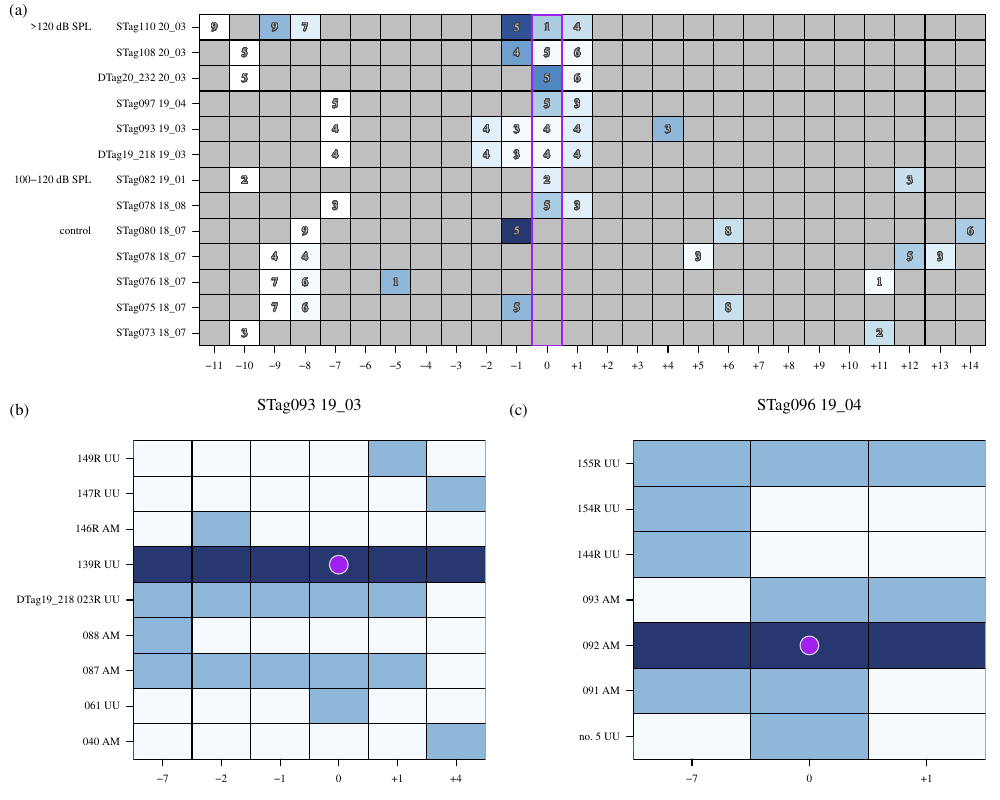

Write the R code that produced this figure.
###
# social_summary.r
# take a look at group dynamics around cees



### helper functions
# plot pretty (a), (b), ..., etc. legends on par multipanel plots
addsubplotleg <- function(lab, cex = 1.5, ...) {
  devin <- dev.size("in")
  x <- grconvertX(c(0, devin[1]), from = "in", to = "user")
  y <- grconvertY(c(0, devin[2]), from = "in", to = "user")
  
  fig <- par('fig')
  x <- x[1] + (x[2] - x[1]) * fig[1:2]
  y <- y[1] + (y[2] - y[1]) * fig[3:4]
  
  x <- x[1] + strwidth(lab, cex = cex)
  y <- y[2] - strheight(lab, cex = cex)
  text(x, y, lab, cex = cex, xpd = NA, ...)
}



### load data
cee <- read.table("../../00_data_input/cee/cee_metadata_flat.csv", header = TRUE, sep = ',', stringsAsFactors = FALSE)
tagmeta <- read.table("../../01_shared_data_products/filter_sattag/metadata.csv", header = TRUE, sep = ',', stringsAsFactors = FALSE)
rls <- read.table("../../01_shared_data_products/event_manifest/exposure_events.csv", header = TRUE, sep = ',', stringsAsFactors = FALSE)

key <- read.table("00_data/grp_sightings_before_during_after.csv", header = TRUE, sep = ',', stringsAsFactors = FALSE)
sight <- read.table("00_data/dumldb_indivsighting_prep.csv", header = TRUE, sep = ',', stringsAsFactors = FALSE)
agesex <- read.table("00_data/zca_sex_20240103_DMW.csv", header = TRUE, sep = ',', stringsAsFactors = FALSE)

# make an rl key
rlkey <- paste(rls$deployid, rls$cee_id)
rlkey <- sub("_DUML", "", sub("Zc", "", rlkey))
 
# make sighting key and format date
sight$date_posix <- as.POSIXct(sight$Date, tz = "UTC", format = "%m/%d/%Y")
sight$key <- paste(format(sight$date_posix, "%Y%m%d"), toupper(sight$Sightno), sep = "_")

# formalize id names
key$Photo.ID <- paste0(key$Photo.ID, "_HAT")

# save matrices
info <- list()

for(i in 1:nrow(key)) {
  cur <- key[i, ]
  
  sightlist <- strsplit(c(cur$PRE, cur$CEE, cur$AFTER), " ")
  sightvec <- unlist(sightlist)
  
  ids <- list()
  for(s in 1:length(sightvec)) {
    ids[[s]] <- sight$id_code[sight$key == sightvec[s]]
  }
  
  allids <- sort(unique(unlist(ids)))
  
  sightmat <- matrix(0, length(allids), length(sightvec))
  colnames(sightmat) <- sightvec
  rownames(sightmat) <- allids
  
  # to highlight row and col of focal and the exposure
  exposuremat <- sightmat
  exposuremat[, which(colnames(exposuremat) %in% sightlist[[2]])] <- 1
  
  focalmat <- sightmat
  focalmat[which(rownames(focalmat) == key$Photo.ID[i]), ] <- 1

  # populate sightmat
  for(s in 1:length(ids)) {
    curids <- ids[[s]]
    
    sightmat[curids, s] <- 1
  }
  
  # only take the max count sighting from each day
  # if sighting names are the same it takes the first
  # this is not sorted by time though
  sight_days <- sapply(strsplit(colnames(sightmat), "_"), '[[', 1)
  
  dese <- unlist(lapply(lapply(split(colSums(sightmat), sight_days), which.max), names))
  sightmat <- sightmat[, dese]
  focalmat <- focalmat[, dese]
  
  # set to NA anything that has no sightings in it (only would be a cee without obs)
  sightmat[, colSums(sightmat) == 0] <- NA
  
  # calculate lags
  # only include sightings that are within +/- 14 days
  sight_days <- sapply(strsplit(colnames(sightmat), "_"), '[[', 1)
  dates <- as.Date(sight_days, format = "%Y%m%d")
  cee_date <- as.Date(as.character(cur$CEE.Date.1), format = "%Y%m%d")
  lags <- dates - cee_date
  dese <- abs(lags) <= 14
  
  sightmat <- sightmat[, dese]
  focalmat <- focalmat[, dese]
  
  # if a row doesn't have any sightings remove it
  focalmat <- focalmat[rowSums(sightmat, na.rm = TRUE) != 0, ]
  sightmat <- sightmat[rowSums(sightmat, na.rm = TRUE) != 0, ]
  
  xx <- seq(0, 1, length = ncol(sightmat))
  yy <- seq(0, 1, length = nrow(sightmat))
  
  # make the rownames labels shorter
  rnames <- rownames(sightmat)
  rnames <- sub("Zca_", "", rnames)
  rnames <- sub("_HAT", "", rnames)
  rnames[grep("Rakes", rnames)] <- paste0(sub("Rakes_", "", rnames[grep("Rakes", rnames)]), 'R')
  rnames <- sapply(strsplit(rnames, "_"), function(x) x[length(x)])
  rnames <- sub("Number", "no", rnames)
  
  # match any tag ids
  rownames_labs <- rnames
  rownames_labs <- sub("NA ", "", rownames_labs)
  
  # match agesex info
  matches <- match(rownames(sightmat), paste0(agesex$ID, "_HAT"))
  agesex_lab <- paste0(agesex$Age.Class[matches], agesex$Sex[matches])
  agesex_lab <- gsub("NA", "", agesex_lab)
  agesex_lab <- gsub(" ", "", agesex_lab)
  agesex_lab <- gsub("Unknown", "U", agesex_lab)
  agesex_lab <- sub("Adult", "A", agesex_lab)
  agesex_lab <- sub("Male", "M", agesex_lab)
  agesex_lab <- sub("Female", "F", agesex_lab)
  
  rownames_labs <- paste(rownames_labs, agesex_lab)
  
  # calculate +/- days from cee
  sight_days <- sapply(strsplit(colnames(sightmat), "_"), '[[', 1)
  dates <- as.Date(sight_days, format = "%Y%m%d")
  cee_date <- as.Date(as.character(cur$CEE.Date.1), format = "%Y%m%d")
  lags <- dates - cee_date
  
  # calculate percent change
  # add a faux col to the beginning where no one is sighting
  sightmat <- sightmat[, colSums(apply(sightmat, 2, is.na)) == 0]
  sightmat_faux <- cbind(-1, sightmat)
  
  if(ncol(sightmat_faux) > 2) {
    sight_days <- sapply(strsplit(colnames(sightmat), "_"), '[[', 1)
    dates <- as.Date(sight_days, format = "%Y%m%d")
    cee_date <- as.Date(as.character(cur$CEE.Date.1), format = "%Y%m%d")
    lags <- dates - cee_date
      
    diffmat <- sightmat_faux[, 2:ncol(sightmat_faux)] != sightmat_faux[, 1:(ncol(sightmat_faux) - 1 )]
    grpsize <- colSums(sightmat)
    changes <- colSums(diffmat)
    time_la <- as.numeric(lags - min(lags))
    totchan <- sum(changes[2:length(changes)]) 
    pchange <- changes / time_la / totchan / (ncol(diffmat) - 1)
    pchange[1] <- NA
    names(pchange) <- lags
    
    changes[1] <- NA
    names(changes) <- lags
    
    info[[i]] <- list(
      pchange = pchange,
      rawchange = changes,
      grpsize = grpsize,
      cee_date = as.character(format(cee_date, "%Y%m%d")),
      id = cur$Tag.ID,
      sightmat = sightmat,
      focalmat = focalmat,
      sightlist = sightlist,
      i = i,
      xx = xx,
      yy = yy,
      cur = cur,
      rownames_labs = rownames_labs
    )
  }
}

# prepare for plotting
info <- info[!sapply(info, is.null)]
sightmats <- lapply(info, '[[', 'rawchange')
grpsizes  <- lapply(info, '[[', 'grpsize')


lags <- lapply(sightmats, function(x) as.numeric(names(x)))
lags.old <- lags

# this is we want to squish the days without reference to
# actual time elapsed
lags <- lapply(lags, function(x) {
  before <- x[x < 0]
  before <- rev(seq(-1, -length(before), by = -1))
  after <- x[x > 0]
  if(length(after) > 0) {
    after <- seq(1, length(after), by = 1)
  } else {
    after <- NULL
  }
  
  zero <- NULL
  if(length(which(x == 0)) != 0) zero <- 0
  
  c(before, zero, after)  
})

# lets use actual time for now
lags <- lags.old

alllags <- seq(min(unlist(lags)), max(unlist(lags)), by = 1)

bigmat <- matrix(NA, nrow = length(sightmats), ncol = length(alllags))
grpmat <- bigmat

colnames(bigmat) <- alllags
colnames(grpmat) <- alllags

for(i in 1:length(sightmats)) {
  cur <- sightmats[[i]]
  grp <- grpsizes[[i]]
  
  bigmat[i, as.character(lags[[i]])] <- cur
  grpmat[i, as.character(lags[[i]])] <- grp
}
 
bigmat <- bigmat[-3, ]
grpmat <- grpmat[-3, ]
info <- info[-3]


# add in cee labels
ceeid <- cee$cee_id[match(sapply(info, '[[', 'cee_date'), cee$date_YYYYMMDD)]
ceetype <- cee$cee_type[match(sapply(info, '[[', 'cee_date'), cee$date_YYYYMMDD)]
deployid  <- sapply(info, '[[', 'id')
deployid <- sub("Zc", "", deployid)
deployid <- sub("^_", "", deployid)

matches <- match(paste(deployid, ceeid), rlkey)
rl_bins <- rls$rl_bin[matches]
rl_bins <- factor(rl_bins, levels = c("control", "<100", "100-120", ">120"))

rownames(bigmat) <- paste(deployid, ceeid, paste0("(", rl_bins, ")"))

oo <- order(rl_bins)
bigmat <- bigmat[oo, ]
grpmat <- grpmat[oo, ]



### social summary plot
pdf("social_summary.pdf", width = 10, height = 8)

lay <- layout(matrix(c(rep(1, 4), rep(2, 2), rep(3, 2)), nrow = 2, ncol = 4, byrow = TRUE))
par(mar = c(4.1, 15.1, 1.1, 1.1), family = "serif")



### big matrix
image(t(bigmat), axes = FALSE, col = hcl.colors(10, "blues", rev = TRUE))

# add in grey boxes for the NAs
greymat <- grpmat*0
greymat[is.na(grpmat)] <- 1
image(t(greymat), add = TRUE, col = c(NA, "grey75"))


# fix names
rownames(bigmat) <- gsub("Tag", "STag", rownames(bigmat))
rownames(bigmat) <- sub("19_218a", "DTag19_218", rownames(bigmat))
rownames(bigmat) <- sub("20_232a", "DTag20_232", rownames(bigmat))


rownames(bigmat)[rev(grep(">120", rownames(bigmat)))[1]] <- paste(      ">120 dB SPL        ", rownames(bigmat)[rev(grep(">120", rownames(bigmat)))[1]])
rownames(bigmat)[rev(grep("100-120", rownames(bigmat)))[1]] <- paste("100-120 dB SPL        ", rownames(bigmat)[rev(grep("100-120", rownames(bigmat)))[1]])
rownames(bigmat)[rev(grep("<100", rownames(bigmat)))[1]] <- paste(      "<100 dB SPL        ", rownames(bigmat)[rev(grep("<100", rownames(bigmat)))[1]])
rownames(bigmat)[rev(grep("control", rownames(bigmat)))[1]] <- paste(       "control        ", rownames(bigmat)[rev(grep("control", rownames(bigmat)))[1]])

rownames(bigmat) <- gsub(".\\(>120\\)$", "", rownames(bigmat))
rownames(bigmat) <- gsub(".\\(100-120\\)$", "", rownames(bigmat))
rownames(bigmat) <- gsub(".\\(control\\)$", "", rownames(bigmat))

modifiers <- rep("", length(colnames(bigmat)))
modifiers[sign(as.numeric(colnames(bigmat))) == 1] <- "+"
laglabels <- paste0(modifiers, colnames(bigmat))

box()
axis(1, at = seq(0, 1, length = ncol(bigmat)), lab = laglabels)
axis(2, at = seq(0, 1, length = nrow(bigmat)), lab = rownames(bigmat), las  = 1)
usr <- par('usr')
abline(v = seq(usr[1], usr[2], length = ncol(bigmat) + 1))
abline(h = seq(usr[3], usr[4], length = nrow(bigmat) + 1))

abline(v = seq(usr[1], usr[2], length = ncol(bigmat) + 1)[12:13], col = "purple", lwd = 2)

xx <- seq(usr[1], usr[2], length = ncol(bigmat) + 1)[12:13]
yy <- seq(usr[3], usr[4], length = nrow(bigmat) + 1)[c(1, nrow(bigmat) + 1)]

# LWD IS DEVICE SPECIFIC SO MIGHT HAVE TO ADJUST ON FINAL PDF OUTPUT
YYNUDGE <- 0.002

segments(xx[1], yy[1], xx[2], yy[1], lwd = 2, col = "purple")
segments(xx[1], yy[2]-YYNUDGE, xx[2], yy[2]-YYNUDGE, lwd = 2, col = "purple")

xx <- seq(0, 1, length = ncol(bigmat))
yy <- seq(0, 1, length = nrow(bigmat))

for(cc in 1:length(xx)) {
  for(rr in 1:length(yy)) {
    TeachingDemos::shadowtext(xx[cc], yy[rr], grpmat[rr, cc], col = "grey85", bg = "grey25")
  }
}

addsubplotleg("(a)")



### stag093
n <- which(sapply(info, function(x) x$cur$Tag.ID[1]) == "ZcTag093")

sightmat = info[[n]]$sightmat
focalmat = info[[n]]$focalmat
sightlist = info[[n]]$sightlist
i = info[[n]]$i
xx = info[[n]]$xx
yy = info[[n]]$yy
cur = info[[n]]$cur
rownames_labs = info[[n]]$rownames_labs

rownames_labs <- gsub("Tag", "STag", rownames_labs)

# custom fix for dtag label
rownames_labs[5] <- paste("DTag19_218", rownames_labs[5])

par(mar = c(3.1, 10.1, 3.1, 1.1))
image(t(sightmat + (sightmat & focalmat)), axes = FALSE, col = hcl.colors(10, "blues", rev = TRUE))
axis(2, at = seq(0, 1, length = nrow(sightmat)), lab = rownames_labs, las = 1)

usr <- par('usr')
abline(v = seq(usr[1], usr[2], length = ncol(sightmat) + 1))
abline(h = seq(usr[3], usr[4], length = nrow(sightmat) + 1))

ceecols <- which(colnames(sightmat) %in% sightlist[[2]])
focalrow <- which(rownames(sightmat) == key$Photo.ID[i])

points(xx[ceecols], rep(yy[focalrow], length(ceecols)), pch = 16, cex = 4, col = "grey85")
points(xx[ceecols], rep(yy[focalrow], length(ceecols)), pch = 16, cex = 3.5, col = "purple")

mtext(paste(sub("Zc", "S", cur$Tag.ID), sub("CEE_", "", cur$CEE.Date)), side = 3, line = 2.1)

# calculate +/- days from cee
sight_days <- sapply(strsplit(colnames(sightmat), "_"), '[[', 1)
dates <- as.Date(sight_days, format = "%Y%m%d")
cee_date <- as.Date(as.character(cur$CEE.Date.1), format = "%Y%m%d")
lags <- dates - cee_date
modifiers <- rep("", length(lags))
modifiers[sign(lags) == 1] <- "+"
laglabels <- paste0(modifiers, lags)

axis(1, at = seq(0, 1, length = ncol(sightmat)), lab = laglabels, las = 1)

addsubplotleg("(b)")



### stag097
n <- which(sapply(info, function(x) x$cur$Tag.ID[1]) == "ZcTag097")

sightmat = info[[n]]$sightmat
focalmat = info[[n]]$focalmat
sightlist = info[[n]]$sightlist
i = info[[n]]$i
xx = info[[n]]$xx
yy = info[[n]]$yy
cur = info[[n]]$cur
rownames_labs = info[[n]]$rownames_labs
rownames_labs <- gsub("Tag", "STag", rownames_labs)
rownames_labs <- sub("no5 ", "no. 5 UU", rownames_labs)

# switch 96 to be focal
focalmat[7, ] <- 0
focalmat[3, ] <- 1

par(mar = c(3.1, 10.1, 3.1, 1.1))
image(t(sightmat + (sightmat & focalmat)), axes = FALSE, col = hcl.colors(10, "blues", rev = TRUE))
axis(2, at = seq(0, 1, length = nrow(sightmat)), lab = rownames_labs, las = 1)

usr <- par('usr')
abline(v = seq(usr[1], usr[2], length = ncol(sightmat) + 1))
abline(h = seq(usr[3], usr[4], length = nrow(sightmat) + 1))

ceecols <- which(colnames(sightmat) %in% sightlist[[2]])
focalrow <- which(rownames(sightmat) == "Zca_092_HAT") # hand fix to 96

points(xx[ceecols], rep(yy[focalrow], length(ceecols)), pch = 16, cex = 4, col = "grey85")
points(xx[ceecols], rep(yy[focalrow], length(ceecols)), pch = 16, cex = 3.5, col = "purple")

mtext(paste(sub("Zc", "S", "ZcTag096"), sub("CEE_", "", cur$CEE.Date)), side = 3, line = 2.1)

# calculate +/- days from cee
sight_days <- sapply(strsplit(colnames(sightmat), "_"), '[[', 1)
dates <- as.Date(sight_days, format = "%Y%m%d")
cee_date <- as.Date(as.character(cur$CEE.Date.1), format = "%Y%m%d")
lags <- dates - cee_date
modifiers <- rep("", length(lags))
modifiers[sign(lags) == 1] <- "+"
laglabels <- paste0(modifiers, lags)

axis(1, at = seq(0, 1, length = ncol(sightmat)), lab = laglabels, las = 1)

addsubplotleg("(c)")

dev.off()
